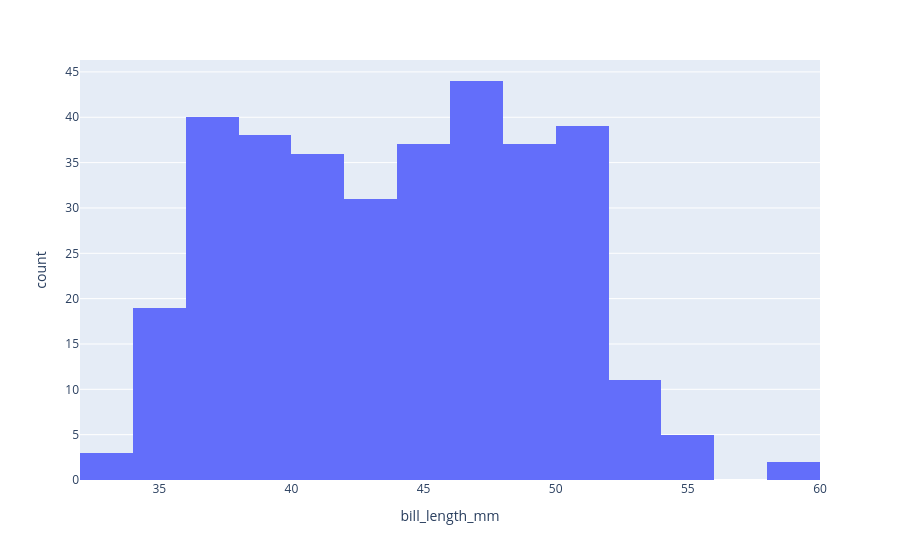

Source (notebook cell):
### Code cell
# Question 2
fig = px.histogram(penguins, x="bill_length_mm")
fig.show()

### Figure 1 — Plotly figure (JSON) as saved in the notebook; plotly's stock layout.template omitted (floating-point values rounded to 4 significant figures; data arrays with more than 128 entries replaced by an {"elided": "..."} marker saying what was removed)
{"data": [{"bingroup": "x", "hovertemplate": "bill_length_mm=%{x}<br>count=%{y}<extra></extra>", "legendgroup": "", "marker": {"color": "#636efa", "pattern": {"shape": ""}}, "name": "", "orientation": "v", "showlegend": false, "type": "histogram", "x": {"elided": "344 float values"}, "xaxis": "x", "yaxis": "y"}], "layout": {"barmode": "relative", "legend": {"tracegroupgap": 0}, "margin": {"t": 60}, "xaxis": {"anchor": "y", "domain": [0, 1], "title": {"text": "bill_length_mm"}}, "yaxis": {"anchor": "x", "domain": [0, 1], "title": {"text": "count"}}}}
